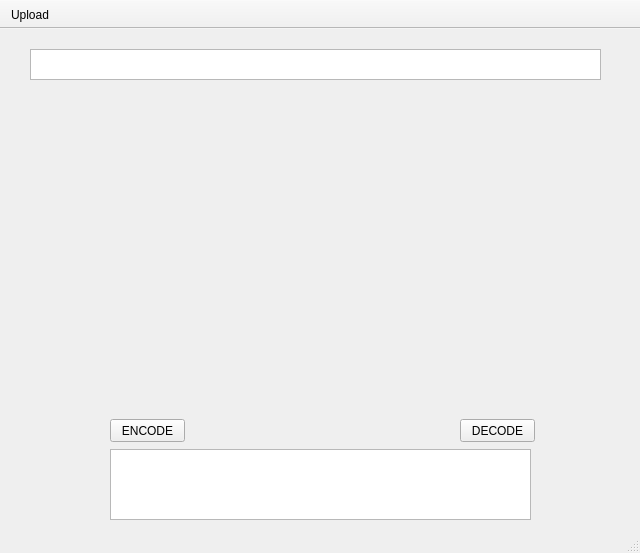
<?xml version="1.0" encoding="UTF-8"?>
<ui version="4.0">
 <class>MainWindow</class>
 <widget class="QMainWindow" name="MainWindow">
  <property name="geometry">
   <rect>
    <x>0</x>
    <y>0</y>
    <width>640</width>
    <height>553</height>
   </rect>
  </property>
  <property name="windowTitle">
   <string>MainWindow</string>
  </property>
  <property name="tabShape">
   <enum>QTabWidget::Rounded</enum>
  </property>
  <widget class="QWidget" name="centralwidget">
   <widget class="QTextEdit" name="sourceText2">
    <property name="geometry">
     <rect>
      <x>30</x>
      <y>20</y>
      <width>571</width>
      <height>31</height>
     </rect>
    </property>
    <property name="readOnly">
     <bool>true</bool>
    </property>
   </widget>
   <widget class="QTextEdit" name="decodeText">
    <property name="geometry">
     <rect>
      <x>110</x>
      <y>420</y>
      <width>421</width>
      <height>71</height>
     </rect>
    </property>
   </widget>
   <widget class="QPushButton" name="decodeButton">
    <property name="geometry">
     <rect>
      <x>460</x>
      <y>390</y>
      <width>75</width>
      <height>23</height>
     </rect>
    </property>
    <property name="text">
     <string>DECODE</string>
    </property>
   </widget>
   <widget class="QPushButton" name="encodeButton">
    <property name="geometry">
     <rect>
      <x>110</x>
      <y>390</y>
      <width>75</width>
      <height>23</height>
     </rect>
    </property>
    <property name="text">
     <string>ENCODE</string>
    </property>
   </widget>
   <widget class="QLabel" name="image">
    <property name="geometry">
     <rect>
      <x>180</x>
      <y>90</y>
      <width>261</width>
      <height>261</height>
     </rect>
    </property>
    <property name="maximumSize">
     <size>
      <width>511</width>
      <height>511</height>
     </size>
    </property>
    <property name="text">
     <string/>
    </property>
    <property name="pixmap">
     <pixmap>Original_image/lenna.png</pixmap>
    </property>
   </widget>
  </widget>
  <widget class="QStatusBar" name="statusbar"/>
  <widget class="QToolBar" name="toolBar">
   <property name="windowTitle">
    <string>toolBar</string>
   </property>
   <property name="movable">
    <bool>false</bool>
   </property>
   <property name="toolButtonStyle">
    <enum>Qt::ToolButtonTextUnderIcon</enum>
   </property>
   <attribute name="toolBarArea">
    <enum>TopToolBarArea</enum>
   </attribute>
   <attribute name="toolBarBreak">
    <bool>false</bool>
   </attribute>
   <addaction name="actionUpload"/>
  </widget>
  <action name="actionUpload">
   <property name="text">
    <string>Upload</string>
   </property>
  </action>
 </widget>
 <resources/>
 <connections/>
</ui>
